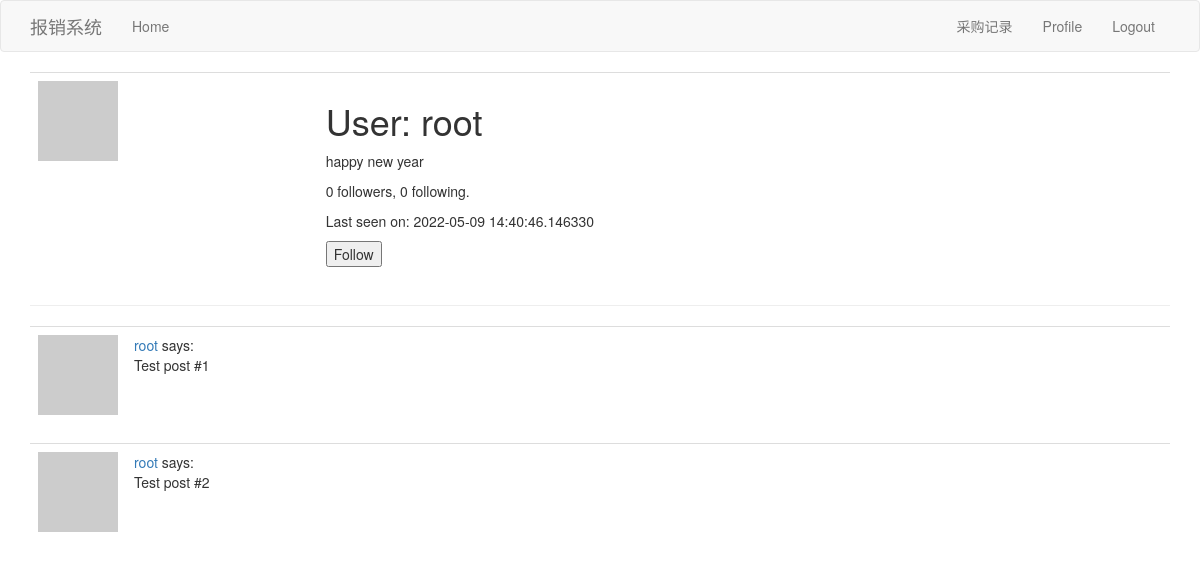
The app's page /user/root (signed in), older data.
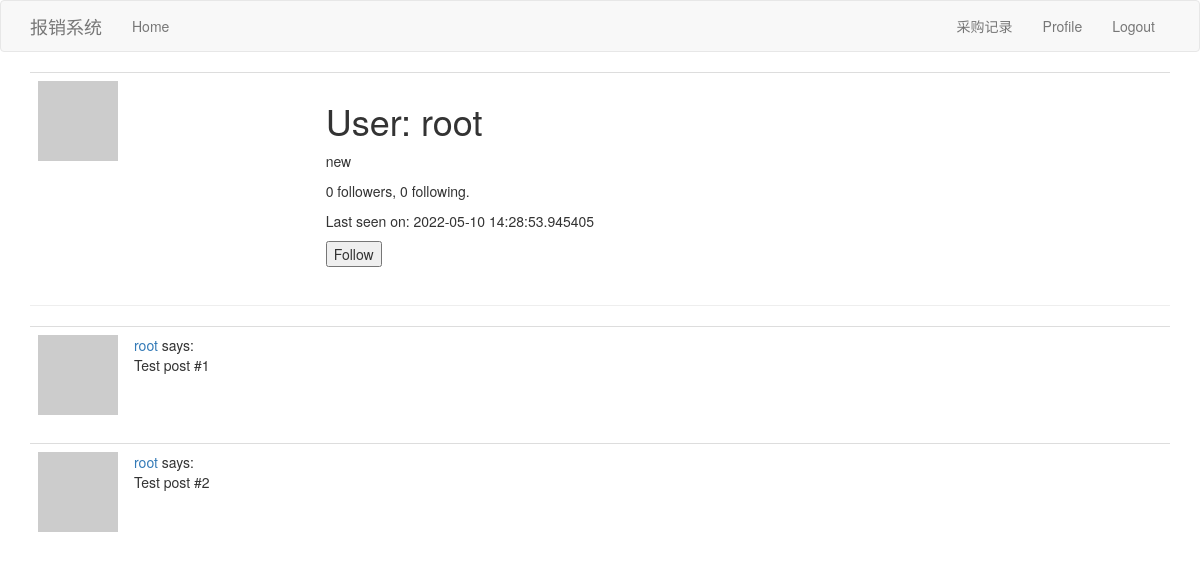
The same page, newer data.
### app/models.py (models this page shows, shortened)
class User(UserMixin,db.Model):
    id = db.Column(db.Integer, primary_key=True)
    username = db.Column(db.String(64), index=True, unique=True)
    email = db.Column(db.String(120), index=True, unique=True)
    password_hash = db.Column(db.String(128))
    about_me = db.Column(db.String(140))
    last_seen = db.Column(db.DateTime, default=datetime.utcnow)
    followed = db.relationship(
        'User', secondary=followers,
        primaryjoin=(followers.c.follower_id == id),
        secondaryjoin=(followers.c.followed_id == id),
        backref=db.backref('followers', lazy='dynamic'), lazy='dynamic')
    posts = db.relationship('Post', backref='author', lazy='dynamic')
    def avatar(self, size):
        digest = md5(self.email.lower().encode('utf-8')).hexdigest()
        return 'https://www.gravatar.com/avatar/{}?d=identicon&s={}'.format(
            digest, size)
    def is_following(self, user):
        return self.followed.filter(
            followers.c.followed_id == user.id).count() > 0

### app/routes.py (the view)
@app.route('/user/<username>')
@login_required
def user(username):
    user = User.query.filter_by(username=username).first_or_404()
    posts = [
        {'author': user, 'body': 'Test post #1'},
        {'author': user, 'body': 'Test post #2'}
    ]
    form = EmptyForm()
    return render_template('user.html', user=user, posts=posts, form=form)

### app/forms.py
class EmptyForm(FlaskForm):
    submit = SubmitField('Submit')

### app/models.py (called while the page is built)
@login.user_loader
def load_user(id):
    return User.query.get(int(id))

### app/routes.py (called while the page is built)
@app.before_request
def before_request():
    if current_user.is_authenticated:
        current_user.last_seen = datetime.utcnow()
        db.session.commit()

### app/templates/user.html (shortened to what this page needs)
{% extends "base.html" %}
{% block app_content  %}
    <table class="table table-hover">
        <tr valign="top">
            <td><img src="{{ user.avatar(128) }}"></td>
            <td>
                <h1>User: {{ user.username }}</h1>
                {% if user.about_me %}<p>{{ user.about_me }}</p>{% endif %}
                <p>{{ user.followers.count() }} followers, {{ user.followed.count() }} following.</p>
                {% if user.last_seen %}<p>Last seen on: {{ user.last_seen }}</p>{% endif %}
                {% if user == current_user %}
                <p><a href="{{ url_for('edit_profile') }}">Edit your profile</a></p>
                {% elif not current_user.is_following(user) %}
                <p>
                    <form action="{{ url_for('follow', username=user.username) }}" method="post">
                        {{ form.submit(value='Follow') }}
                    </form>
                </p>
                {% endif %}
            </td>
        </tr>
    </table>
    <hr>
    {% for post in posts %}
        {% include '_post.html' %}
    {% endfor %}
{% endblock %}

### app/templates/base.html (shortened to what this page needs)
  {% extends 'bootstrap/base.html' %}
 {% block navbar %}
    <nav class="navbar navbar-default">
        <div class="container">
            <div class="navbar-header">
                <a class="navbar-brand" href="{{ url_for('index') }}">报销系统</a>
            </div>
            <div class="collapse navbar-collapse" id="bs-example-navbar-collapse-1">
                <ul class="nav navbar-nav">
                    <li><a href="{{ url_for('index') }}">Home</a></li>
                </ul>
                <ul class="nav navbar-nav navbar-right">
                    {% if current_user.is_anonymous %}
                    <li><a href="{{ url_for('login') }}">Login</a></li>
                    {% else %}
                    <li><a href="{{ url_for('reimbursement') }}">采购记录</a></li>
                    <li><a href="{{ url_for('user', username=current_user.username) }}">Profile</a></li>
                    <li><a href="{{ url_for('logout') }}">Logout</a></li>
                    {% endif %}
                </ul>
            </div>
        </div>
          </nav>
        {% endblock %}
        {% block content %}
            <div class="container">
        {% block app_content %}{% endblock %}
    </div>
{% endblock %}

### app/templates/_post.html
<table class="table table-hover">
        <tr>
            <td width="70px">
                <a href="{{ url_for('user', username=post.author.username) }}">
                    <img src="{{ post.author.avatar(70) }}" />
                </a>
            </td>
            <td>
                <a href="{{ url_for('user', username=post.author.username) }}">
                    {{ post.author.username }}
                </a>
                says:
                <br>
                {{ post.body }}
            </td>
    </tr>
</table>

Row changes from the older to the newer data that the page shows:
changed User "root": about_me "happy new year" → "new"; last_seen "2022-05-09 14:40:46.146330" → "2022-05-10 14:28:53.945405"
